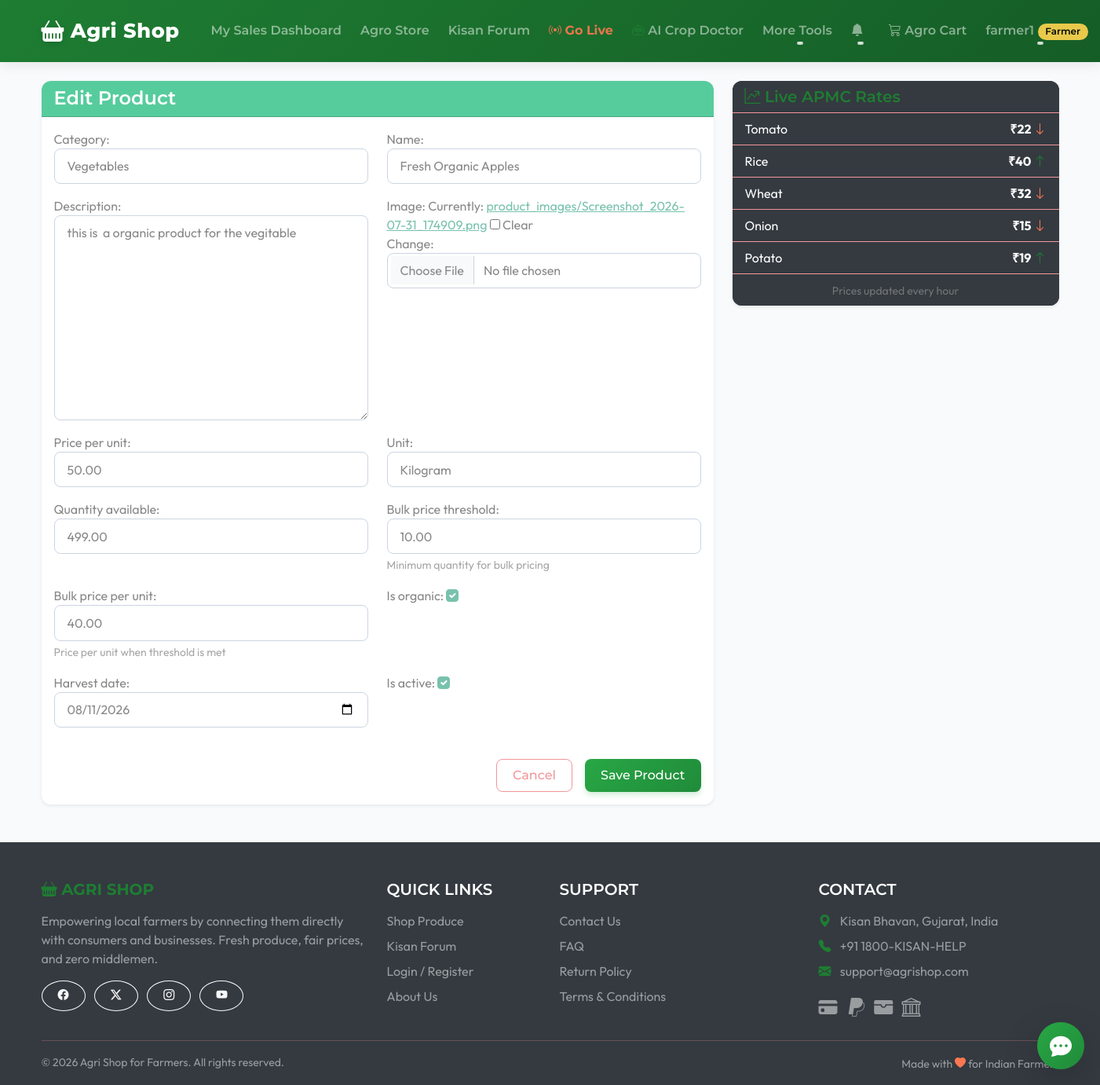
Page /product/3/edit/ (signed in) on the committed database.
### accounts/models.py (models this page shows, shortened)
class User(AbstractUser):
    class Role(models.TextChoices):
        FARMER = 'FARMER', 'Farmer'
        BUYER = 'BUYER', 'Buyer'
        BUSINESS_BUYER = 'BUSINESS_BUYER', 'Business Buyer'
        AGRO_DEALER = 'AGRO_DEALER', 'Agro Dealer'
    role = models.CharField(max_length=20, choices=Role.choices, default=Role.BUYER)
    phone = models.CharField(max_length=15, blank=True)
    address = models.TextField(blank=True)
    village_or_city = models.CharField(max_length=100, blank=True)
    state = models.CharField(max_length=50, blank=True)
    is_verified_farmer = models.BooleanField(default=False)

### products/models.py (models this page shows, shortened)
class Product(models.Model):
    UNIT_CHOICES = [
        ('kg', 'Kilogram'),
        ('quintal', 'Quintal (100kg)'),
        ('dozen', 'Dozen'),
        ('litre', 'Litre'),
        ('piece', 'Piece'),
    ]
    QUALITY_CHOICES = [
        ('A', 'Grade A (Premium)'),
        ('B', 'Grade B (Standard)'),
        ('C', 'Grade C (Processing/Juice)'),
        ('organic', 'Certified Organic'),
        ('pesticide_free', 'Pesticide-Free'),
    ]
    farmer = models.ForeignKey(settings.AUTH_USER_MODEL, on_delete=models.CASCADE, related_name='products')
    category = models.ForeignKey(Category, on_delete=models.CASCADE, related_name='products')
    name = models.CharField(max_length=200)
    description = models.TextField()
    image = models.ImageField(upload_to='product_images/', blank=True, null=True)
    price_per_unit = models.DecimalField(max_digits=10, decimal_places=2)
    unit = models.CharField(max_length=20, choices=UNIT_CHOICES, default='kg')
    quantity_available = models.DecimalField(max_digits=10, decimal_places=2)
    bulk_price_threshold = models.DecimalField(max_digits=10, decimal_places=2, null=True, blank=True, help_text="Minimum quantity for bulk pricing")
    bulk_price_per_unit = models.DecimalField(max_digits=10, decimal_places=2, null=True, blank=True, help_text="Price per unit when threshold is met")
    is_organic = models.BooleanField(default=False)
    quality_grade = models.CharField(max_length=20, choices=QUALITY_CHOICES, blank=True)
    is_imperfect = models.BooleanField(default=False, help_text="Ugly veggies at discount")
    harvest_date = models.DateField(blank=True, null=True)
    is_active = models.BooleanField(default=True)
    created_at = models.DateTimeField(auto_now_add=True)
    updated_at = models.DateTimeField(auto_now=True)

### products/views.py (the view)
# urls.py: path('product/<int:pk>/edit/', views.product_update, name='product_update'),
@login_required
def product_update(request, pk):
    product = get_object_or_404(Product, pk=pk, farmer=request.user)
    if request.method == 'POST':
        form = ProductForm(request.POST, request.FILES, instance=product)
        if form.is_valid():
            form.save()
            messages.success(request, 'Product updated successfully.')
            return redirect('product_detail', pk=product.pk)
    else:
        form = ProductForm(instance=product)
    price_refs = {ref.crop_name.lower(): float(ref.avg_price) for ref in PriceReference.objects.all()}
    return render(request, 'products/product_form.html', {
        'form': form,
        'title': 'Edit Product',
        'price_refs_json': json.dumps(price_refs)
    })

### templates/products/product_form.html (shortened to what this page needs)
{% extends 'base.html' %}
{% block content %}
<div class="row mt-4">
    <div class="col-md-8">
        <div class="card shadow-sm">
            <div class="card-header bg-success text-white">
                <h4 class="mb-0">{{ title }}</h4>
            </div>
            <div class="card-body">
                <form method="post" enctype="multipart/form-data">
                    <div class="row">
                        {% for field in form %}
                            <div class="col-md-6 mb-3">
                                {{ field.label_tag }}
                                {{ field }}
                                {% if field.help_text %}
                                    <div class="form-text">{{ field.help_text }}</div>
                                {% endif %}
                            </div>
                        {% endfor %}
                    </div>
                    <div class="mt-4 d-grid gap-2 d-md-flex justify-content-md-end">
                        <a href="{% url 'product_list' %}" class="btn btn-outline-secondary me-md-2">Cancel</a>
                        <button type="submit" class="btn btn-success">Save Product</button>
                    </div>
                </form>
            </div>
        </div>
    </div>
    <div class="col-md-4">
        <div class="card shadow-sm border-0 bg-dark text-white">
            <div class="card-header bg-dark border-bottom border-secondary d-flex justify-content-between align-items-center">
                <h5 class="mb-0 text-success"><i class="bi bi-graph-up-arrow"></i> Live APMC Rates</h5>
            </div>
            <div class="card-body p-0" style="max-height: 400px; overflow-y: auto;">
                <ul class="list-group list-group-flush" id="mandiPricesList">
                </ul>
            </div>
            <div class="card-footer bg-dark border-top border-secondary text-center">
                <small class="text-muted">Prices updated every hour</small>
            </div>
        </div>
    </div>
</div>
{% endblock %}

### templates/base.html (shortened to what this page needs)
<!DOCTYPE html>
<html lang="en">
<head>
    <link href="https://cdn.jsdelivr.net/npm/bootswatch@5.3.3/dist/minty/bootstrap.min.css" rel="stylesheet">
    <link rel="stylesheet" href="https://cdn.jsdelivr.net/npm/bootstrap-icons@1.11.3/font/bootstrap-icons.min.css">
    {% load static %}
    <link rel="stylesheet" href="{% static 'css/style.css' %}">
</head>
<body>
    <nav class="navbar navbar-expand-lg navbar-dark bg-primary mb-4">
        <div class="container">
            <a class="navbar-brand" href="/">
                <i class="bi bi-basket-fill"></i> Agri Shop
            </a>
            <div class="collapse navbar-collapse" id="navbarNav">
                <ul class="navbar-nav me-auto">
                    {% if user.is_authenticated and user.role == 'FARMER' %}
                    <li class="nav-item">
                        <a class="nav-link" href="{% url 'farmer_sales' %}">My Sales Dashboard</a>
                    </li>
                    <li class="nav-item">
                        <a class="nav-link" href="{% url 'agro_store' %}">Agro Store</a>
                    </li>
                    <li class="nav-item">
                        <a class="nav-link" href="{% url 'forum_list' %}">Kisan Forum</a>
                    </li>
                    <li class="nav-item">
                        <a class="nav-link text-danger fw-bold" href="{% url 'start_live' %}"><i class="bi bi-broadcast"></i> Go Live</a>
                    </li>
                    <li class="nav-item">
                        <a class="nav-link" href="{% url 'crop_doctor' %}"><i class="bi bi-robot text-success"></i> AI Crop Doctor</a>
                    </li>
                    <li class="nav-item dropdown">
                        <a class="nav-link dropdown-toggle" href="#" role="button" data-bs-toggle="dropdown">
                            More Tools
                        </a>
                    </li>
                    {% endif %}
                </ul>
                <ul class="navbar-nav ms-auto mb-2 mb-lg-0 align-items-center">
                    {% if user.is_authenticated %}
                    <li class="nav-item dropdown me-2">
                        <a class="nav-link dropdown-toggle position-relative" href="#" id="notifDropdown" role="button" data-bs-toggle="dropdown">
                            <i class="bi bi-bell-fill"></i>
                        </a>
                    </li>
                    {% if user.role == 'FARMER' %}
                    <li class="nav-item">
                        <a class="nav-link" href="{% url 'agro_cart_view' %}">
                            <i class="bi bi-cart3"></i> Agro Cart
                        </a>
                    </li>
                    {% elif user.role != 'AGRO_DEALER' %}
                    <li class="nav-item">
                        <a class="nav-link" href="{% url 'cart_view' %}">
                            <i class="bi bi-cart3"></i> Cart
                        </a>
                    </li>
                    {% endif %}
                    <li class="nav-item dropdown">
                        <a class="nav-link dropdown-toggle" href="#" id="navbarDropdown" role="button" data-bs-toggle="dropdown">
                            {{ user.username }}
                            {% if user.role == 'FARMER' %}
                                <span class="badge rounded-pill farmer-badge">Farmer</span>
                            {% elif user.role == 'BUSINESS_BUYER' %}
                                <span class="badge rounded-pill bg-warning text-dark">Business</span>
                            {% endif %}
                        </a>
                    </li>
                    {% endif %}
                </ul>
            </div>
        </div>
    </nav>
    <div class="container">
        {% block content %}
        {% endblock content %}
    </div>
    <footer class="bg-dark text-white pt-5 pb-3 mt-5">
        <div class="container">
            <div class="row">
                <div class="col-lg-4 col-md-6 mb-4 mb-md-0">
                    <h5 class="text-uppercase text-success fw-bold mb-3">
                        <i class="bi bi-basket-fill"></i> Agri Shop
                    </h5>
                    <p class="text-white-50">
                        Empowering local farmers by connecting them directly with consumers and businesses. Fresh produce, fair prices, and zero middlemen.
                    </p>
                    <div class="mt-3">
                        <a href="#" class="btn btn-outline-light btn-sm rounded-circle me-2"><i class="bi bi-facebook"></i></a>
                        <a href="#" class="btn btn-outline-light btn-sm rounded-circle me-2"><i class="bi bi-twitter-x"></i></a>
                        <a href="#" class="btn btn-outline-light btn-sm rounded-circle me-2"><i class="bi bi-instagram"></i></a>
                        <a href="#" class="btn btn-outline-light btn-sm rounded-circle"><i class="bi bi-youtube"></i></a>
                    </div>
                </div>
                <div class="col-lg-2 col-md-6 mb-4 mb-md-0">
                    <h5 class="text-uppercase mb-3 text-white">Quick Links</h5>
                    <ul class="list-unstyled mb-0">
                        <li class="mb-2"><a href="/" class="text-white-50 text-decoration-none hover-white">Shop Produce</a></li>
                        <li class="mb-2"><a href="{% url 'forum_list' %}" class="text-white-50 text-decoration-none hover-white">Kisan Forum</a></li>
                        <li class="mb-2"><a href="{% url 'login' %}" class="text-white-50 text-decoration-none hover-white">Login / Register</a></li>
                        <li class="mb-2"><a href="{% url 'about_us' %}" class="text-white-50 text-decoration-none hover-white">About Us</a></li>
                    </ul>
                </div>
                <div class="col-lg-3 col-md-6 mb-4 mb-md-0">
                    <h5 class="text-uppercase mb-3 text-white">Support</h5>
                    <ul class="list-unstyled mb-0">
                        <li class="mb-2"><a href="{% url 'contact_us' %}" class="text-white-50 text-decoration-none hover-white">Contact Us</a></li>
                        <li class="mb-2"><a href="{% url 'faq' %}" class="text-white-50 text-decoration-none hover-white">FAQ</a></li>
                        <li class="mb-2"><a href="{% url 'return_policy' %}" class="text-white-50 text-decoration-none hover-white">Return Policy</a></li>
                        <li class="mb-2"><a href="{% url 'terms' %}" class="text-white-50 text-decoration-none hover-white">Terms & Conditions</a></li>
                    </ul>
                </div>
                <div class="col-lg-3 col-md-6 mb-4 mb-md-0">
                    <h5 class="text-uppercase mb-3 text-white">Contact</h5>
                    <ul class="list-unstyled mb-3 text-white-50">
                        <li class="mb-2"><i class="bi bi-geo-alt-fill me-2 text-success"></i> Kisan Bhavan, Gujarat, India</li>
                        <li class="mb-2"><i class="bi bi-telephone-fill me-2 text-success"></i> +91 1800-KISAN-HELP</li>
                        <li class="mb-2"><i class="bi bi-envelope-fill me-2 text-success"></i> support@agrishop.com</li>
                    </ul>
                    <div class="mt-2 text-white-50">
                        <i class="bi bi-credit-card-fill fs-4 me-2"></i>
                        <i class="bi bi-paypal fs-4 me-2"></i>
                        <i class="bi bi-wallet-fill fs-4 me-2"></i>
                        <i class="bi bi-bank fs-4"></i>
                    </div>
                </div>
            </div>
            <hr class="mt-4 mb-3 border-secondary">
            <div class="row align-items-center">
                <div class="col-md-6 text-center text-md-start">
                    <p class="text-white-50 small mb-0">&copy; 2026 Agri Shop for Farmers. All rights reserved.</p>
                </div>
                <div class="col-md-6 text-center text-md-end mt-2 mt-md-0">
                    <span class="text-white-50 small">Made with <i class="bi bi-heart-fill text-danger"></i> for Indian Farmers</span>
                </div>
            </div>
        </div>
    </footer>
    <div class="toast-container position-fixed bottom-0 end-0 p-3">
    </div>
    <div id="aiChatbotWidget" style="position: fixed; bottom: 20px; right: 20px; z-index: 9999;" class="notranslate" translate="no">
        <button id="toggleChatBtn" class="btn btn-success rounded-circle shadow-lg d-flex align-items-center justify-content-center" style="width: 60px; height: 60px; float: right;">
            <i class="bi bi-chat-dots-fill fs-3"></i>
        </button>
    </div>
</body>
</html>

### rows in the picture
User: username "farmer1"
Product: form "Vegetables" "Fresh Organic Apples" "this is a organic product for the vegitable" "50.00" "Kilogram" "499.00" "10.00" "40.00" "☑" "08/11/2026" "☑"

### other values in the picture
{{ title }} "Edit Product"
{{ field.label_tag }} "Category:" "Name:" "Description:" "Image:" "Price per unit:" "Unit:" "Quantity available:" "Bulk price threshold:" "Bulk price per unit:" "Is organic:" "Harvest date:" "Is active:"
{{ field.help_text }} "Minimum quantity for bulk pricing" "Price per unit when threshold is met"
